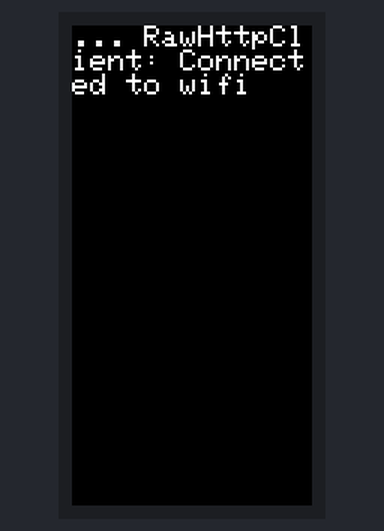
Simulated run of this sketch. Board: ESP32. On the bench: 80×160 colour display. WiFi joins after 1.5 s; servers stay silent unless stated; uploads are accepted with an empty reply; what the sketch prints to the serial monitor is not drawn.

Above: at 1.7 s.

The sketch:

RawHttpClient.ino
```cpp
#include <SPI.h>
#include <WiFi.h>
#include <M5StickC.h>

#include <ArduinoJson.h>
#include <math.h>

/*
   Make REST requests - It's a REST client, running on M5Stick-C
   Basic REST mechanism. NO GUI.
   Output go on the Serial Console.

   Requests are like GET http://19.168.42.6:8080/lis3mdl/cache
   ------------------
   RST Button: top right
   HOME Button: the big one with M5 written on it.

   Methods to look at:
   - getData -> Will invoke the REST endpoint, with resource and verb
   - makeRequest -> Low level plumbing, send the request, and get the response

   Inspired by https://m5stack.hackster.io/Ahork/m5stickc-for-pilot-hue-daf304

   Some doc for M5.lcd at http://forum.m5stack.com/topic/41/lesson-1-1-lcd-graphics

   JSON Objects management: https://github.com/bblanchon/ArduinoJson, and https://arduinojson.org/
*/

// change values below to fit your settings
const char* SSID = "Sonic-00e0_EXT";        // your network SSID (name)
const char* PASSWORD = "67369c7831";        // your network password
const char* SERVER_NAME = "192.168.42.6";   // For REST requests, Server IP

//const char* SSID = "RPi-Gateway";           // your network SSID (name)
//const char* PASSWORD = "raspberrypi";       // your network password
//const char* SERVER_NAME = "192.168.50.10";  // For REST requests, Server IP

// IPAddress server(192, 168, 42, 13);
const int SERVER_PORT = 8080;               // Server port, for REST requests

const boolean DEBUG = false;

int status = WL_IDLE_STATUS;

WiFiClient client;

void setup() {
  M5.begin();
  Serial.begin(9600);

  status = WiFi.begin(SSID, PASSWORD);
  // Wait for connection
  while (WiFi.status() != WL_CONNECTED) {
    delay(500);
    M5.Lcd.printf(".");
    Serial.print(".");
  }

  M5.Lcd.printf(" RawHttpClient: Connected to wifi");
  Serial.println("\nRawHttpClient: Connected to wifi");

  // for the example. Not used.
  pinMode(M5_BUTTON_HOME, INPUT);
  pinMode(M5_BUTTON_RST, INPUT);
}

void loop() {
  if (DEBUG) {
    Serial.println("Getting data...");
  }
  getData();
  if (DEBUG) {
    Serial.println("Got the data!");
  }
  delay(200); // Was 1000
}

double toDegrees(double rad) {
  return rad * 57296 / 1000;
}

double toRadians(double deg) {
  return deg * 1000 / 57296;
}

void getData() {
  if (DEBUG) {
    Serial.println("\nMaking request...");
  }
  String cache = makeRequest("GET", "/lis3mdl/cache");
  if (DEBUG) {
    Serial.println("Request came back:");
    Serial.println("-----------");
    Serial.println(cache);
    Serial.println("-----------");
  }
  // Extract payload from response
  const String endOfHeaders = "\r\n\r\n";
  cache.trim();
  int eoh = cache.indexOf(endOfHeaders);
  String payload = "";
  if (eoh == -1) {
    Serial.println("RawHttpClient: No EndOfHeaders found");
    return;
  } else {
    payload = cache.substring(eoh + endOfHeaders.length());
  }

  if (DEBUG) {
    Serial.println(payload);
  }
  /*
     The payload/json object looks like:
     {
       "x": -21.221864951768488,
       "y": 62.087109032446655,
       "z": -50.570008769365685
     }
  */
  //  StaticJsonDocument<1024> doc; // Size could be tuned...
  DynamicJsonDocument doc(1024);
  DeserializationError error = deserializeJson(doc, payload);
  if (error) {
    Serial.print(F("deserializeJson() failed for "));
    Serial.println(payload);
    //    Serial.println(error);
    return;
  }

  double x = doc["x"];
  double y = doc["y"];
  double z = doc["z"];

  double heading = toDegrees(atan2(y, x));
  double pitch = toDegrees(atan2(y, z));
  double roll = toDegrees(atan2(x, z));

  Serial.print("Heading:"); Serial.println(heading);
  Serial.print("Pitch  :"); Serial.println(pitch);
  Serial.print("Roll   :"); Serial.println(roll);
}

String makeRequest(String verb, String request) {
  if (DEBUG) {
    Serial.println("\tConnecting...");
  }
  if (client.connect(SERVER_NAME, SERVER_PORT)) {
    if (DEBUG) {
      Serial.println("\tConnected!");
    }
    // Make a HTTP/REST request: Headers and Body need some tweaks, depending on the request.
    String restRequest =
      verb + " " + request + " HTTP/1.1\r\n" +
      "Host: " + SERVER_NAME + ":" + String(SERVER_PORT) + "\r\n" +
      "Connection: close\r\n" +
      // "Accept: text/plain;charset=UTF-8\r\n" +
      "\r\n"; //  + body + "\r\n";
    if (DEBUG) {
      Serial.println(restRequest);
    }
    client.print(restRequest);
  } else {
    Serial.println("Not connected...");
  }

  delay(500);

  String response = "";
  while (client.available()) { // Response?
    if (DEBUG) {
      Serial.println("\tReading response");
    }
    String line = client.readStringUntil('\n');
    if (DEBUG) {
      Serial.print(line); // debug
    }
    response = response + "\n" + line;
  }
  if (DEBUG) {
    Serial.println("\tDone reading response");
  }
  // if the server's disconnected, stop the client:
  if (!client.connected()) {
    if (DEBUG) {
      Serial.println("\tStopping client");
    }
    client.stop();
  }
  if (DEBUG) {
    Serial.println("\tDone making request");
  }

  return response;
}
```
